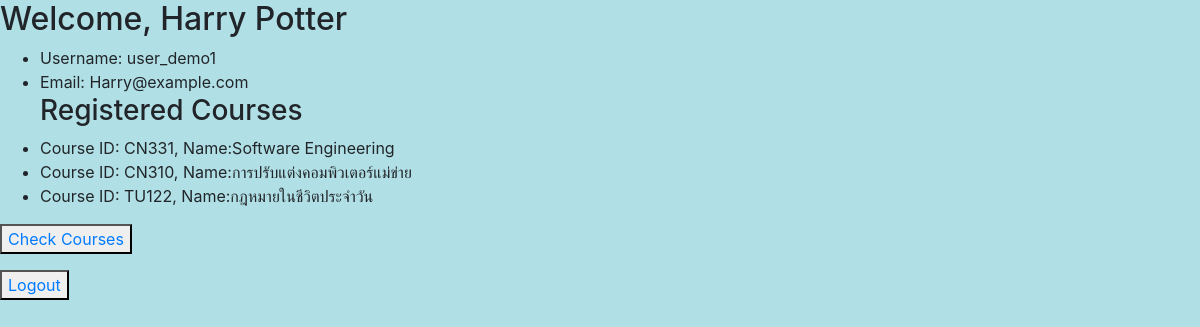
The page /users/ (signed in) on the database its author committed.
### courses/models.py (models this page shows)
class Course(models.Model):
    c_id = models.CharField(max_length=5 , primary_key=True)
    c_name = models.CharField(max_length=64)
    semestry_choices = [("1","1"),("1","2"),]
    semestry = models.CharField(max_length = 5, choices = semestry_choices, default = "")
    year = models.PositiveIntegerField()
    vacancy = models.PositiveIntegerField()
    OPEN = 'OPEN'
    CLOSE = 'CLOSE'
    status_choices = [('OPEN','OPEN'),('CLOSE','CLOSE')]
    status = models.CharField(max_length = 5, choices = status_choices, default = "CLOSE")
    students = models.ManyToManyField(User, blank=True, related_name="course")
    def __str__(self):
        return f"Course ID: {self.c_id}, Name:{self.c_name}"

### users/views.py (the view)
# urls.py: path('', views.index, name="index"),
def index(request):
    if not request.user.is_authenticated:
        return HttpResponseRedirect(reverse("users:login"))
    student_subject =  request.user.course.all()
    return render(request, "users/index.html", {
        "student_subject": student_subject,
    })

### users/templates/users/index.html
{% extends "users/layout.html" %}
{% block body %}
    <h2>Welcome, {{ request.user.first_name }} {{ request.user.last_name }}</h2>
    <ul>
        <li >Username: {{ request.user.username }}</li>
        <li >Email: {{ request.user.email }}</li>
        <h3>Registered Courses</h3>
             {% for i in student_subject %}
                  <li>{{ i }}</li>
             {% empty %}
                  <li>No enrollment</li>
             {% endfor %}
    </ul>
    <p><button type="button"><a href="{% url 'courses:index' %}">Check Courses</a></button></p>
    <p><button type="button"><a href="{% url 'users:logout' %}">Logout</a></button></p>
{% endblock %}

### users/templates/users/layout.html (shortened to what this page needs)
<!DOCTYPE html>
<html>
    <head>
        <link href="//maxcdn.bootstrapcdn.com/bootstrap/4.1.1/css/bootstrap.min.css" rel="stylesheet" id="bootstrap-css">
    </head>
    <body style="background-color:powderblue;">
        <div id="container">
            <div class="main shifted" id="main">
                    {% block body %}
                    {% endblock %}
            </div>
        </div>
    </body>
</html>

### rows shown on the page
Course: c_id+c_name "Course ID: CN331, Name:Software Engineering"
Course: c_id+c_name "Course ID: CN310, Name:การปรับแต่งคอมพิวเตอร์แม่ข่าย"
Course: c_id+c_name "Course ID: TU122, Name:กฎหมายในชีวิตประจำวัน"

### other values the page prints
{{ request.user.first_name }} "Harry"
{{ request.user.last_name }} "Potter"
{{ request.user.username }} "user_demo1"
{{ request.user.email }} "Harry@example.com"
